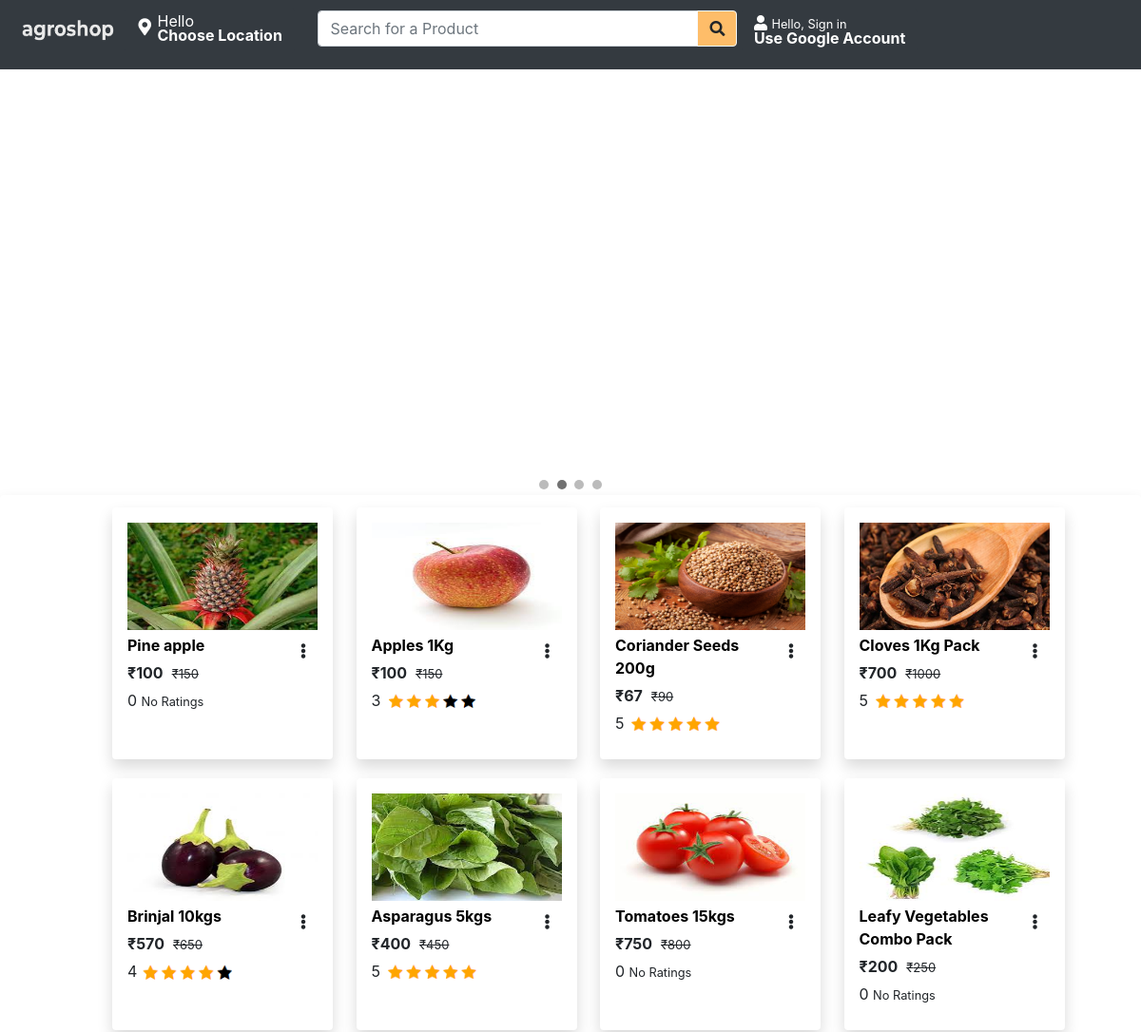
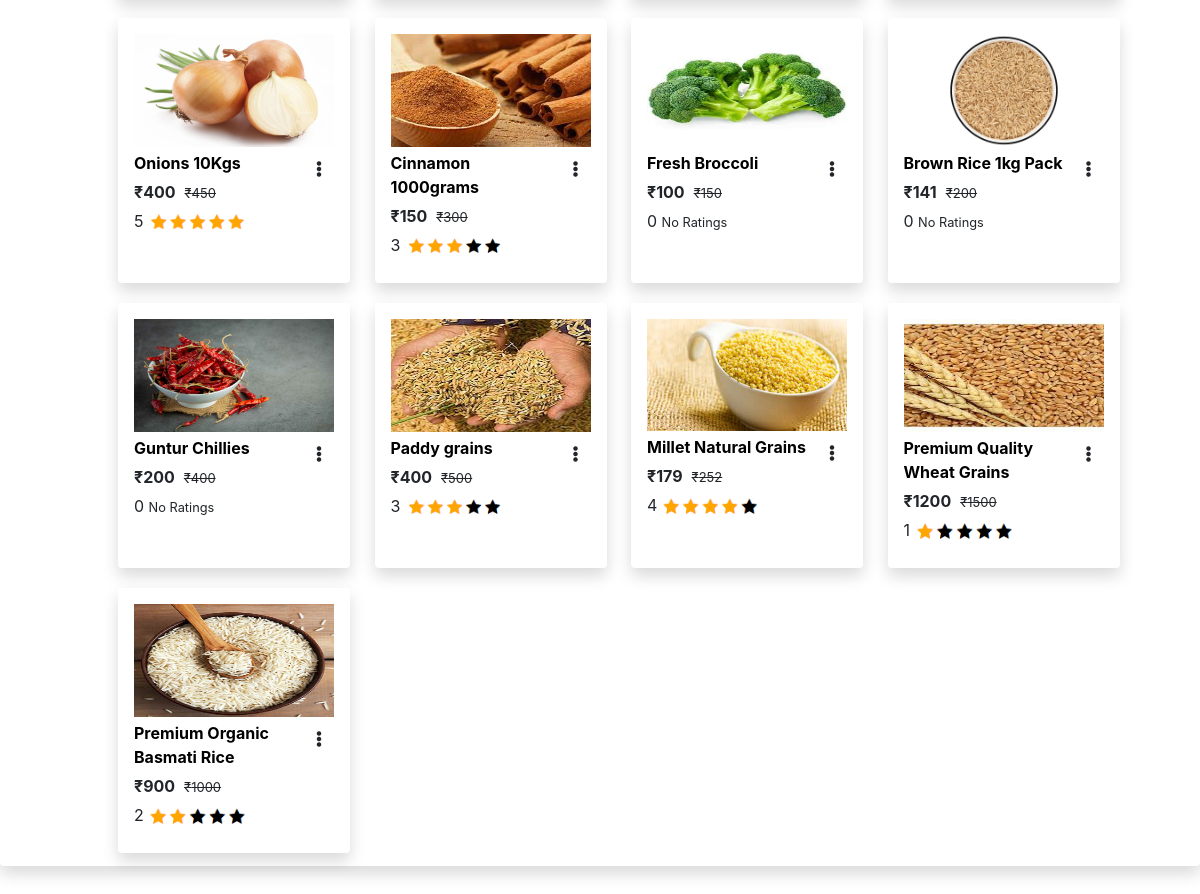
The page / on the database its author committed (2 pictures, top to bottom).
### shop/models.py (models this page shows, shortened)
class Product(models.Model):
    productname = models.CharField(max_length=40)
    soldby = models.CharField(max_length=20, default="Not Available")
    actualPrice = models.IntegerField()
    discountedPrice = models.IntegerField()
    producttype = models.CharField(max_length=15)
    material = models.CharField(max_length=15)
    quantity = models.IntegerField()
    warranty = models.IntegerField()
    countryoforigin = models.CharField(max_length=15)
    description = models.CharField(max_length=200, default="Not Available")
    uploadedshop = models.ForeignKey(Shop, on_delete=models.CASCADE, related_name="products")
    onestar = models.IntegerField(default=0)
    twostar = models.IntegerField(default=0)
    threestar = models.IntegerField(default=0)
    fourstar = models.IntegerField(default=0)
    fivestar = models.IntegerField(default=0)
    image1 = models.ImageField(upload_to="productImages/")
    image2 = models.ImageField(upload_to="productImages/")
    image3 = models.ImageField(upload_to="productImages/", null=True)
    image4 = models.ImageField(upload_to="productImages/", null=True)
    featuredProduct = models.BooleanField(default=False)
    average_rating = models.IntegerField(default=0)

### shop/views.py (the view, shortened to what this page needs)
# urls.py: path("", views.index, name="homepage"),
def index(request):
    products = Product.objects.all()
    return render(request, "shop/index.html", {"products":products[::-1]})

### shop/templates/shop/index.html (shortened to what this page needs)
{% extends 'shop/layout.html'%}
{%block body%}
    <div class="slideshow-container">
    </div>
    <br>
    <div style="text-align:center">
        <span class="dot"></span>
        <span class="dot"></span>
        <span class="dot"></span>
        <span class="dot"></span>
    </div>
    <div class="shadow mb-5 bg-white rounded" style="padding: 3px 3px 3px 9%;">
        {% for product in products %}
            <div class="profileproducts shadow p-3 bg-white rounded" style="margin: 10px; height: 265px;">
                <a href="{% url 'viewproduct' product.id %}" style="color:black; text-decoration:none;">
                    <img style="margin-bottom: 4px; max-height:112.6px" src="{{product.image1.url}}" alt="" width="200px"><br>
                    <b style="display: inline-block; width: 170px;">{{product.productname}}</b>
                </a>
                <div class="dropdown" style="float: right;">
                    <i type="button" class="btn btn-light" style="background:transparent; border: 0px;" id="dropdownMenuButton" data-toggle="dropdown" aria-haspopup="true" aria-expanded="false">
                        <i class="fa fa-ellipsis-v"></i>
                    </i>
                </div>
                <p style="margin-top: 5px; margin-bottom: 5px;"><b>₹{{product.discountedPrice}}</b>&nbsp;&nbsp;<s style="font-size:small;">₹{{product.actualPrice}}</s></p>
                {{product.average_rating}}
                {%if product.average_rating == 0%}
                    <small>No Ratings</small>
                {%endif%}
                {% if product.average_rating == 1%}
                    <img src="../../static/1star.png" alt="" width="100px">
                {%endif%}
                {%if product.average_rating == 2%}
                    <img src="../../static/2star.png" alt="" width="100px">
                {%endif%}
                {% if product.average_rating == 3%}
                    <img src="../../static/3star.png" alt="" width="100px">
                {%endif%}
                {% if product.average_rating == 4%}
                    <img src="../../static/4star.png" alt="" width="100px">
                {%endif%}
                {% if product.average_rating == 5%}
                    <img src="../../static/5star.png" alt="" width="100px">
                {%endif%}
            </div>
        {%endfor%}
    </div>
{%endblock%}

### shop/templates/shop/layout.html (shortened to what this page needs)
<!DOCTYPE html>
<html>
    <head lang="en">
        <link rel="stylesheet" href="https://stackpath.bootstrapcdn.com/bootstrap/4.2.1/css/bootstrap.min.css"
>
        <link rel="stylesheet" href="https://cdnjs.cloudflare.com/ajax/libs/font-awesome/5.15.4/css/all.min.css">
        <link rel="stylesheet" href="../../static/style.css">
        <link rel="stylesheet" href="https://cdn.jsdelivr.net/npm/bootstrap-icons@1.8.1/font/bootstrap-icons.css">
    </head>
    <body>
        <nav class="navbar navbar-dark bg-dark">
            <div style="width: 100%;">
                <a href="{% url 'homepage'%}"><img src="../../static/Screenshot (86).png" alt="Logo"
                        width="110px" height="40px"></a>
                <a href="{% url 'locationsearch' %}">
                    <button id="location_button" type="button" class="btn btn-dark nav-item">
                        <i id="location_icon" class="fas fa-map-marker-alt"></i>
                        <div id="choose_location_text">Hello<br><b>Choose Location</b></div>
                    </button>
                </a>
                <form id="search" action="{% url 'searchsomething' %}" method="POST" style="display: inline-block;">
                    <div class="input-group mb-3">
                        <input id="searchinputfield" type="text" class="form-control" name="searchedtext" placeholder="Search for a Product" aria-label="Recipient's username" aria-describedby="basic-addon2">
                        <div class="input-group-append">
                            <button class="btn btn-light" style="background-color: #febd69;" type="submit"><i class="fas fa-search"></i></button>
                        </div>
                    </div>
                </form>
                {% if user.is_authenticated %}
                <div class="dropleft nav-item" style="width: fit-content; float:right; margin-left:8px; margin-right:10px">
                    <button class="btn btn-dark" style="padding: 0px 10px 0px 10px;" data-toggle="dropdown">
                        <div style="display: inline-block;">
                            <small>Hello, {{request.user.username}}</small><br>
                            Accounts & Lists
                        </div>
                        <div style="display: inline-block; vertical-align:1.5vh; margin-left: 5px;">
                            <img src={{extradata.picture}} alt={{user}} width="30px" id="signin" style="border-radius: 50%;">
                        </div>
                    </button>
                    <!-- <a class="" href="#" role="button" id="dropdownMenuLink" data-toggle="dropdown" aria-haspopup="true"
                        aria-expanded="false">
                        <img src={{extradata.picture}} alt={{user}} width="30px" id="signin" style="border-radius: 50%;">
                    </a> -->
                    <div class="dropdown-menu" aria-labelledby="dropdownMenuButton">
                        <div class="dropdown-item">
                            <img src={{extradata.picture}} alt={{user}} width="35px"
                                style="border-radius: 50%;">&nbsp;&nbsp;&nbsp;<strong>{{extradata.name}}</strong>
                        </div>
                        <div class="dropdown-divider"></div>
                        {% if usershop %}
                            <a class="dropdown-item" href="{% url 'myshop' %}"><i class="fas fa-store"></i>&nbsp;&nbsp;View your Shop</a>
                        {%else%}
                            <button class="dropdown-item" onclick="on(1)"><i class="fas fa-store"></i>&nbsp;&nbsp;Create a Shop</button>
                        {%endif%}
                        {% if usershop %}
                            <a class="dropdown-item" href="{% url 'addproduct' %}"><i class="fas fa-plus-square"></i>&nbsp;&nbsp;Add new Product</a>
                        {%endif%}
                        <a href="{% url 'viewcart' %}" class="dropdown-item"><i class="fas fa-shopping-cart"></i>&nbsp;&nbsp;View Cart</a>
                        <a href="{% url 'myorders' %}" class="dropdown-item"><i class="fas fa-history"></i>&nbsp;&nbsp;Your Orders</a>
                        <form method="post" class="dropdown-item" action="/accounts/logout/" style="display: inline-block;">
                            {%csrf_token%}
                            <button id="signout" class="dropdown-item" type="submit" style="padding: 0px 0px 0px 3px;"><i class="fas fa-sign-out-alt"></i>&nbsp;&nbsp;&nbsp;Sign Out</button>
                        </form>
                    </div>
                </div>
                {% else %}
                <form method="post" action="/accounts/google/login/?process=login" style="display: inline-block;">
                    <button id="signin" class="btn btn-dark nav-item"><i class="fas fa-user"></i>&nbsp;<small>Hello, Sign
                            in</small><br><b>Use Google Account</b></button>
                </form>
                {% endif %}
            </div>
        </nav>
        {%block body%}{%endblock%}
    </body>
</html>

### shop/static/style.css (style rules this page uses)
#location_icon { color: white; margin: 2px; font-size: large; vertical-align:1vh; }
#searchinputfield { margin-left: 20px; width:400px; }
#choose_location_text { display: inline-block; text-align: left; line-height: 15px; }
img { vertical-align: middle; }
.slideshow-container { position: relative; margin: auto; }
.dot { height: 10px; width: 10px; margin: 0 2px; background-color: #bbb; border-radius: 50%; display: inline-block; transition: background-color 0.6s ease; }
.active { background-color: #717171; }
#signin { text-align: left; line-height: 15px; }
.profileproducts { display: inline-block; width: fit-content; margin-left: 10px; margin-top:10px; vertical-align: top; }

### rows shown on the page
Product: image1 (picture), productname "Pine apple", discountedPrice "100", actualPrice "150", average_rating "0", shows "No Ratings"
Product: image1 (picture), productname "Apples 1Kg", discountedPrice "100", actualPrice "150", average_rating "3"
Product: image1 (picture), productname "Coriander Seeds 200g", discountedPrice "67", actualPrice "90", average_rating "5"
Product: image1 (picture), productname "Cloves 1Kg Pack", discountedPrice "700", actualPrice "1000", average_rating "5"
Product: image1 (picture), productname "Brinjal 10kgs", discountedPrice "570", actualPrice "650", average_rating "4"
Product: image1 (picture), productname "Asparagus 5kgs", discountedPrice "400", actualPrice "450", average_rating "5"
Product: image1 (picture), productname "Tomatoes 15kgs", discountedPrice "750", actualPrice "800", average_rating "0", shows "No Ratings"
Product: image1 (picture), productname "Leafy Vegetables Combo Pack", discountedPrice "200", actualPrice "250", average_rating "0", shows "No Ratings"
Product: image1 (picture), productname "Onions 10Kgs", discountedPrice "400", actualPrice "450", average_rating "5"
Product: image1 (picture), productname "Cinnamon 1000grams", discountedPrice "150", actualPrice "300", average_rating "3"
Product: image1 (picture), productname "Fresh Broccoli", discountedPrice "100", actualPrice "150", average_rating "0", shows "No Ratings"
Product: image1 (picture), productname "Brown Rice 1kg Pack", discountedPrice "141", actualPrice "200", average_rating "0", shows "No Ratings"
Product: image1 (picture), productname "Guntur Chillies", discountedPrice "200", actualPrice "400", average_rating "0", shows "No Ratings"
Product: image1 (picture), productname "Paddy grains", discountedPrice "400", actualPrice "500", average_rating "3"
Product: image1 (picture), productname "Millet Natural Grains", discountedPrice "179", actualPrice "252", average_rating "4"
Product: image1 (picture), productname "Premium Quality Wheat Grains", discountedPrice "1200", actualPrice "1500", average_rating "1"
Product: image1 (picture), productname "Premium Organic Basmati Rice", discountedPrice "900", actualPrice "1000", average_rating "2"
